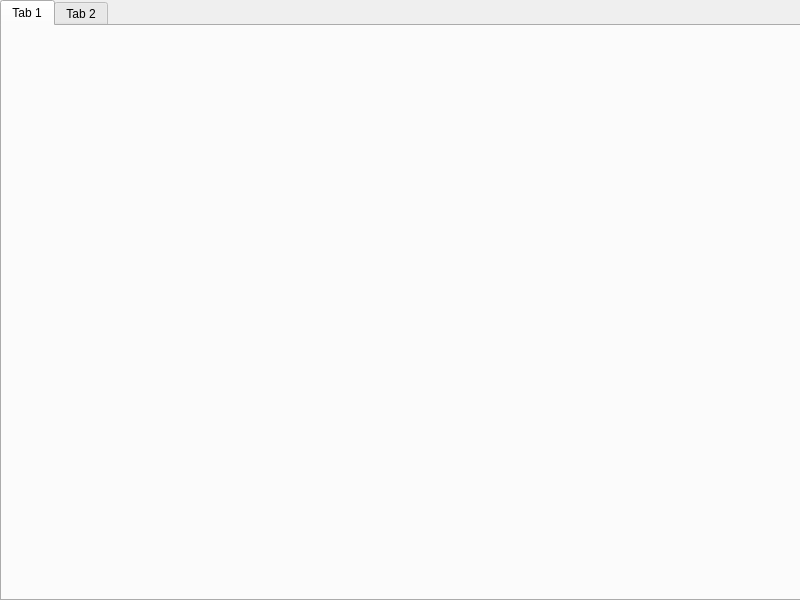
<?xml version="1.0" encoding="UTF-8"?>
<ui version="4.0">
 <class>CalculationHistoryDialog</class>
 <widget class="QDialog" name="CalculationHistoryDialog">
  <property name="geometry">
   <rect>
    <x>0</x>
    <y>0</y>
    <width>800</width>
    <height>600</height>
   </rect>
  </property>
  <property name="windowTitle">
   <string>Dialog</string>
  </property>
  <widget class="QTabWidget" name="history_tab_widget">
   <property name="geometry">
    <rect>
     <x>0</x>
     <y>0</y>
     <width>801</width>
     <height>601</height>
    </rect>
   </property>
   <property name="currentIndex">
    <number>0</number>
   </property>
   <widget class="QWidget" name="tab">
    <attribute name="title">
     <string>Tab 1</string>
    </attribute>
   </widget>
   <widget class="QWidget" name="tab_2">
    <attribute name="title">
     <string>Tab 2</string>
    </attribute>
   </widget>
  </widget>
 </widget>
 <resources/>
 <connections/>
</ui>
